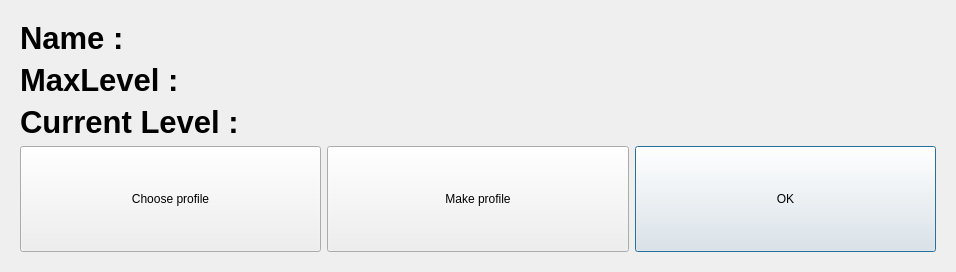
<?xml version="1.0" encoding="UTF-8"?>
<ui version="4.0">
 <class>PlayerDialog</class>
 <widget class="QDialog" name="PlayerDialog">
  <property name="geometry">
   <rect>
    <x>0</x>
    <y>0</y>
    <width>956</width>
    <height>272</height>
   </rect>
  </property>
  <property name="windowTitle">
   <string>Dialog</string>
  </property>
  <layout class="QGridLayout" name="gridLayout_2">
   <item row="0" column="0">
    <widget class="QStackedWidget" name="stackedWidget">
     <property name="currentIndex">
      <number>0</number>
     </property>
     <widget class="QWidget" name="playerPage">
      <layout class="QGridLayout" name="gridLayout_3">
       <item row="0" column="0" colspan="2">
        <layout class="QGridLayout" name="gridLayout">
         <item row="0" column="0">
          <widget class="QLabel" name="nameLabel">
           <property name="font">
            <font>
             <pointsize>23</pointsize>
             <bold>true</bold>
            </font>
           </property>
           <property name="text">
            <string>Name :</string>
           </property>
          </widget>
         </item>
         <item row="2" column="0">
          <widget class="QLabel" name="currentLevelLabel">
           <property name="font">
            <font>
             <pointsize>23</pointsize>
             <bold>true</bold>
            </font>
           </property>
           <property name="text">
            <string>Current Level :</string>
           </property>
          </widget>
         </item>
         <item row="0" column="1">
          <widget class="QLabel" name="player_nameLabel">
           <property name="font">
            <font>
             <pointsize>20</pointsize>
            </font>
           </property>
           <property name="text">
            <string/>
           </property>
          </widget>
         </item>
         <item row="1" column="1">
          <widget class="QLabel" name="player_maxLevelLabel">
           <property name="font">
            <font>
             <pointsize>20</pointsize>
            </font>
           </property>
           <property name="text">
            <string/>
           </property>
          </widget>
         </item>
         <item row="2" column="1">
          <widget class="QLabel" name="player_currentLevelLabel">
           <property name="font">
            <font>
             <pointsize>20</pointsize>
            </font>
           </property>
           <property name="text">
            <string/>
           </property>
          </widget>
         </item>
         <item row="1" column="0">
          <widget class="QLabel" name="maxLevelLabel">
           <property name="font">
            <font>
             <pointsize>23</pointsize>
             <bold>true</bold>
            </font>
           </property>
           <property name="text">
            <string>MaxLevel :</string>
           </property>
          </widget>
         </item>
         <item row="4" column="0" colspan="2">
          <layout class="QGridLayout" name="gridLayout_5">
           <item row="0" column="3">
            <widget class="QPushButton" name="okButton">
             <property name="sizePolicy">
              <sizepolicy hsizetype="Expanding" vsizetype="MinimumExpanding">
               <horstretch>0</horstretch>
               <verstretch>0</verstretch>
              </sizepolicy>
             </property>
             <property name="text">
              <string>OK</string>
             </property>
            </widget>
           </item>
           <item row="0" column="0">
            <widget class="QPushButton" name="chooseProfileButton">
             <property name="sizePolicy">
              <sizepolicy hsizetype="Expanding" vsizetype="MinimumExpanding">
               <horstretch>0</horstretch>
               <verstretch>0</verstretch>
              </sizepolicy>
             </property>
             <property name="text">
              <string>Choose profile</string>
             </property>
            </widget>
           </item>
           <item row="0" column="1">
            <widget class="QPushButton" name="makeProfileButton">
             <property name="sizePolicy">
              <sizepolicy hsizetype="Expanding" vsizetype="Expanding">
               <horstretch>0</horstretch>
               <verstretch>0</verstretch>
              </sizepolicy>
             </property>
             <property name="text">
              <string>Make profile</string>
             </property>
            </widget>
           </item>
          </layout>
         </item>
        </layout>
       </item>
      </layout>
     </widget>
     <widget class="QWidget" name="makePlayerPage">
      <property name="layoutDirection">
       <enum>Qt::LeftToRight</enum>
      </property>
      <widget class="QWidget" name="layoutWidget">
       <property name="geometry">
        <rect>
         <x>20</x>
         <y>22</y>
         <width>911</width>
         <height>222</height>
        </rect>
       </property>
       <layout class="QGridLayout" name="gridLayout_4">
        <item row="1" column="2">
         <widget class="QLineEdit" name="nameEdit">
          <property name="sizePolicy">
           <sizepolicy hsizetype="Expanding" vsizetype="Expanding">
            <horstretch>0</horstretch>
            <verstretch>0</verstretch>
           </sizepolicy>
          </property>
         </widget>
        </item>
        <item row="3" column="0">
         <widget class="QLabel" name="maxLevelLabel_2">
          <property name="font">
           <font>
            <pointsize>23</pointsize>
            <bold>true</bold>
           </font>
          </property>
          <property name="text">
           <string>MaxLevel :</string>
          </property>
         </widget>
        </item>
        <item row="4" column="0">
         <widget class="QLabel" name="currentLevelLabel_2">
          <property name="font">
           <font>
            <pointsize>23</pointsize>
            <bold>true</bold>
           </font>
          </property>
          <property name="text">
           <string>Current Level :</string>
          </property>
         </widget>
        </item>
        <item row="0" column="0">
         <widget class="QPushButton" name="backButton">
          <property name="text">
           <string>Back</string>
          </property>
         </widget>
        </item>
        <item row="1" column="0">
         <widget class="QLabel" name="nameLabel_2">
          <property name="font">
           <font>
            <pointsize>23</pointsize>
            <bold>true</bold>
           </font>
          </property>
          <property name="text">
           <string>Name :</string>
          </property>
         </widget>
        </item>
        <item row="5" column="0">
         <widget class="QPushButton" name="createButton">
          <property name="text">
           <string>Create</string>
          </property>
         </widget>
        </item>
        <item row="3" column="2">
         <widget class="QLabel" name="maxLevelLabel_">
          <property name="font">
           <font>
            <pointsize>14</pointsize>
            <bold>true</bold>
           </font>
          </property>
          <property name="text">
           <string>1</string>
          </property>
          <property name="alignment">
           <set>Qt::AlignCenter</set>
          </property>
         </widget>
        </item>
        <item row="4" column="2">
         <widget class="QLabel" name="currentLevelLabel_">
          <property name="font">
           <font>
            <pointsize>14</pointsize>
            <bold>true</bold>
           </font>
          </property>
          <property name="text">
           <string>1</string>
          </property>
          <property name="alignment">
           <set>Qt::AlignCenter</set>
          </property>
         </widget>
        </item>
       </layout>
      </widget>
     </widget>
    </widget>
   </item>
  </layout>
 </widget>
 <resources/>
 <connections/>
</ui>
